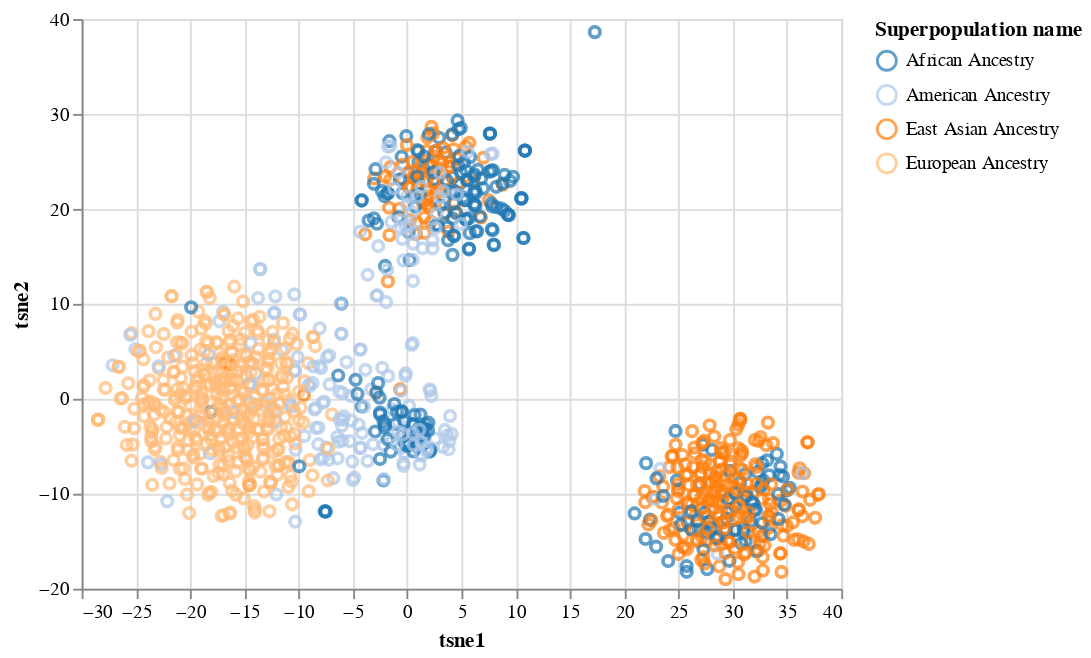

Notebook source saved alongside this figure:
### Markdown cell above
### tSNE:

### Code cell
alt.Chart(df_plot).mark_point().encode(
    x='tsne1',
    y='tsne2',
    color=alt.Color('Superpopulation name', scale=alt.Scale(scheme='category20'))
)

### Figure 1 — Vega-Lite specification as saved in the notebook (floating-point values rounded to 4 significant figures; data arrays with more than 128 entries replaced by an {"elided": "..."} marker saying what was removed)
{"config": {"view": {"continuousWidth": 400, "continuousHeight": 300}}, "data": {"name": "data-05c22ba2718abc552ecdf04240e454df"}, "mark": "point", "encoding": {"color": {"field": "Superpopulation name", "scale": {"scheme": "category20"}, "type": "nominal"}, "x": {"field": "tsne1", "type": "quantitative"}, "y": {"field": "tsne2", "type": "quantitative"}}, "$schema": "https://vega.github.io/schema/vega-lite/v4.17.0.json", "datasets": {"data-05c22ba2718abc552ecdf04240e454df": {"elided": "1092 records"}}}
